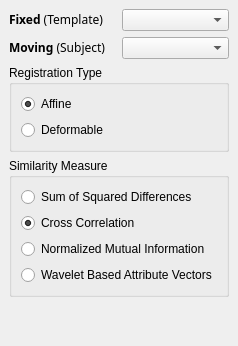
        <widget class="QWidget" name="regTab" >
         <attribute name="title" >
          <string>Registration</string>
         </attribute>
         <attribute name="icon" >
          <iconset resource="cardiac.qrc" >:/res/images/registration.png</iconset>
         </attribute>
         <attribute name="toolTip" >
          <string>Algorithms for &lt;b>Registration&lt;/b> of volumetric datasets. Methods for both &lt;b>Rigid&lt;/b> and &lt;b>deformable&lt;/b> registration are available.  </string>
         </attribute>
         <layout class="QVBoxLayout" >
          <property name="spacing" >
           <number>6</number>
          </property>
          <property name="leftMargin" >
           <number>9</number>
          </property>
          <property name="topMargin" >
           <number>9</number>
          </property>
          <property name="rightMargin" >
           <number>9</number>
          </property>
          <property name="bottomMargin" >
           <number>9</number>
          </property>
          <item>
           <layout class="QGridLayout" >
            <property name="leftMargin" >
             <number>0</number>
            </property>
            <property name="topMargin" >
             <number>0</number>
            </property>
            <property name="rightMargin" >
             <number>0</number>
            </property>
            <property name="bottomMargin" >
             <number>0</number>
            </property>
            <property name="horizontalSpacing" >
             <number>6</number>
            </property>
            <property name="verticalSpacing" >
             <number>6</number>
            </property>
            <item row="0" column="0" >
             <widget class="QLabel" name="label_5" >
              <property name="text" >
               <string>&lt;html>&lt;head>&lt;meta name="qrichtext" content="1" />&lt;/head>&lt;body style=" white-space: pre-wrap; font-family:Sans Serif; font-size:9pt; font-weight:400; font-style:normal; text-decoration:none;">&lt;p style=" margin-top:0px; margin-bottom:0px; margin-left:0px; margin-right:0px; -qt-block-indent:0; text-indent:0px;">&lt;span style=" font-weight:600;">Fixed&lt;/span> (Template)&lt;/p>&lt;/body>&lt;/html></string>
              </property>
             </widget>
            </item>
            <item row="1" column="0" >
             <widget class="QLabel" name="label_8" >
              <property name="text" >
               <string>&lt;html>&lt;head>&lt;meta name="qrichtext" content="1" />&lt;/head>&lt;body style=" white-space: pre-wrap; font-family:Sans Serif; font-size:9pt; font-weight:400; font-style:normal; text-decoration:none;">&lt;p style=" margin-top:0px; margin-bottom:0px; margin-left:0px; margin-right:0px; -qt-block-indent:0; text-indent:0px;">&lt;span style=" font-weight:600;">Moving&lt;/span> (Subject)&lt;/p>&lt;/body>&lt;/html></string>
              </property>
             </widget>
            </item>
            <item row="1" column="1" >
             <widget class="QComboBox" name="comboBox_3" />
            </item>
            <item row="0" column="1" >
             <widget class="QComboBox" name="comboBox_2" />
            </item>
           </layout>
          </item>
          <item>
           <widget class="QGroupBox" name="groupBox_6" >
            <property name="title" >
             <string>Registration Type</string>
            </property>
            <layout class="QVBoxLayout" >
             <property name="spacing" >
              <number>6</number>
             </property>
             <property name="leftMargin" >
              <number>9</number>
             </property>
             <property name="topMargin" >
              <number>9</number>
             </property>
             <property name="rightMargin" >
              <number>9</number>
             </property>
             <property name="bottomMargin" >
              <number>9</number>
             </property>
             <item>
              <widget class="QRadioButton" name="regTypeAffine" >
               <property name="text" >
                <string>Affine</string>
               </property>
               <property name="checked" >
                <bool>true</bool>
               </property>
              </widget>
             </item>
             <item>
              <widget class="QRadioButton" name="regTypeDeformable" >
               <property name="text" >
                <string>Deformable</string>
               </property>
              </widget>
             </item>
            </layout>
           </widget>
          </item>
          <item>
           <widget class="QGroupBox" name="groupBox_7" >
            <property name="title" >
             <string>Similarity Measure</string>
            </property>
            <layout class="QVBoxLayout" >
             <property name="spacing" >
              <number>6</number>
             </property>
             <property name="leftMargin" >
              <number>9</number>
             </property>
             <property name="topMargin" >
              <number>9</number>
             </property>
             <property name="rightMargin" >
              <number>9</number>
             </property>
             <property name="bottomMargin" >
              <number>9</number>
             </property>
             <item>
              <widget class="QRadioButton" name="simTypeSSD" >
               <property name="text" >
                <string>Sum of Squared Differences</string>
               </property>
              </widget>
             </item>
             <item>
              <widget class="QRadioButton" name="simTypeXCR" >
               <property name="text" >
                <string>Cross Correlation</string>
               </property>
               <property name="checked" >
                <bool>true</bool>
               </property>
              </widget>
             </item>
             <item>
              <widget class="QRadioButton" name="simTypeNMI" >
               <property name="text" >
                <string>Normalized Mutual Information</string>
               </property>
              </widget>
             </item>
             <item>
              <widget class="QRadioButton" name="simTypeWAV" >
               <property name="text" >
                <string>Wavelet Based Attribute Vectors</string>
               </property>
              </widget>
             </item>
            </layout>
           </widget>
          </item>
          <item>
           <spacer>
            <property name="orientation" >
             <enum>Qt::Vertical</enum>
            </property>
            <property name="sizeHint" >
             <size>
              <width>20</width>
              <height>40</height>
             </size>
            </property>
           </spacer>
          </item>
         </layout>
        </widget>
